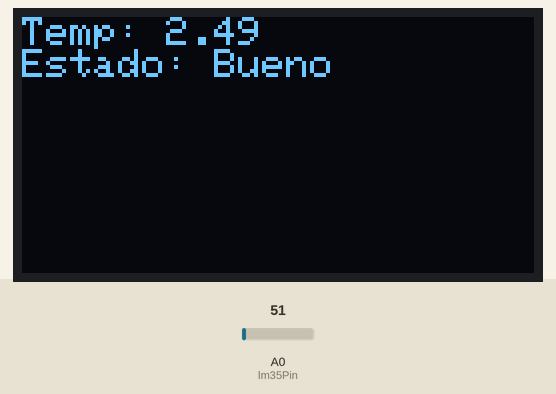
A sketch run on a simulated Arduino Uno, built with avr-gcc and run on an emulated ATmega328P. On the bench: 128×64 one-colour display. The inputs (shaded band) are chosen by the test bench; at power-on: A0 (lm35Pin) = 51. What the sketch prints to the serial monitor is not drawn.

Above: at 1.3 s.
1.4 s: A0 (lm35Pin) set to 61
At 3.4 s:
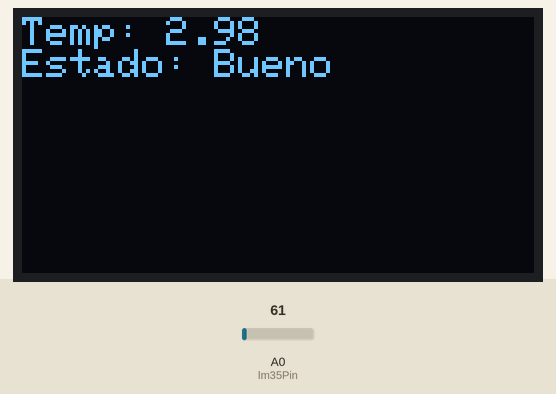
3.7 s: A0 (lm35Pin) set to 71
At 4.9 s:
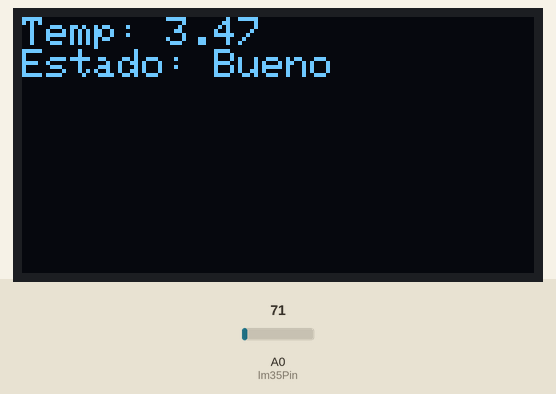
5.7 s: A0 (lm35Pin) set to 86
At 7.5 s:
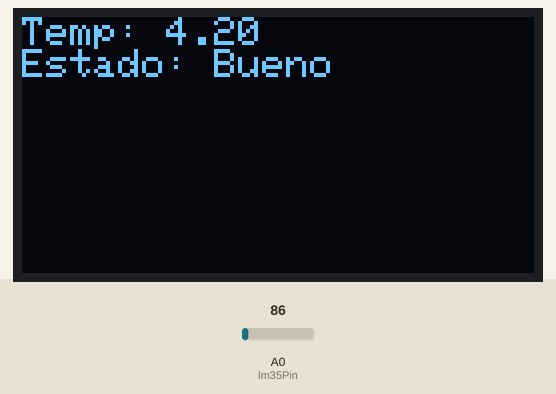
Timing chart, 0 to 9.0 s (numbered marks = the images above; inputs shaded):
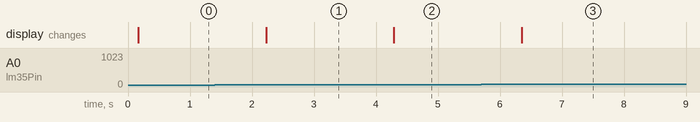

Measured:
- after the input at 1.4 s, the display: changes after 0.83 s (image 1)
- after the input at 3.7 s, the display: changes after 0.59 s (image 2)
- after the input at 5.7 s, the display: changes after 0.65 s (image 3)

The sketch:

Sensor_lcd.ino
```cpp
#include <OneWire.h>
#include <SPI.h>
#include <Wire.h>
#include <Adafruit_GFX.h>
#include <Adafruit_SSD1306.h>
#include <Adafruit_I2CDevice.h>
Adafruit_SSD1306 display(-1); // <-- Ningun pin reiniciara la pantalla
#define ONE_WIRE_BUS 4 // <-- Se establece el pin 4 como bus OneWire
OneWire oneWire(ONE_WIRE_BUS); // <-- Protocolo de comunicacion por 1 cable
char buffer_temps[128];

const int lm35Pin = A0;  // Pin analógico al que está conectado el sensor LM35
const float temperaturaMaxima = 23.0;  // Temperatura máxima permitida para el foco

void setup() {
  // No se necesitan declaran los pines analogicos
//ya que se realiza automáticamente
Serial.begin(9600);
 delay(100);
  Serial.println("Iniciando pantalla OLED");
    // Iniciar pantalla OLED en la dirección 0x3C
  if (!display.begin(SSD1306_SWITCHCAPVCC, 0x3C)) {
#ifdef __DEBUG__
    Serial.println("No se encuentra la pantalla OLED");
#endif
    while (true);
  }
 }

void loop() {
//Se limpia la pantalla después de inicializarse
  display.clearDisplay();

  int rawValue = analogRead(lm35Pin);  // Leer el valor analógico del sensor LM35
  float temperature = (rawValue * (50.0/1023.0));  // Calcular la temperatura en grados Celsius

  display.setTextColor(WHITE, BLACK); // <-- Pasa parametro de colores
  display.setTextSize(1); // <-- Tamaño de fuente
  display.setCursor(0, 0); // <--Cordenadas para el cursor

  if (temperature >= temperaturaMaxima) {
    display.println("Temp: " + String(temperature)); // <-- Mostrar mensaje en pantalla
    display.println("Estado: Critico");
    display.display(); // <-- Transferencia de lo que se mostrara
    //Se limpiará la pantalla cada vez que cambie la numeración
    display.clearDisplay();
  } else {
    display.println("Temp: " + String(temperature)); // <-- Mostrar mensaje en pantalla
    display.println("Estado: Bueno");
    display.display(); // <-- Transferencia de lo que se mostrara
    //Se limpiará la pantalla cada vez que cambie la numeración
    display.clearDisplay();
  }

  delay(1000);  // Esperar 1 segundo antes de la siguiente lectura
}
```
